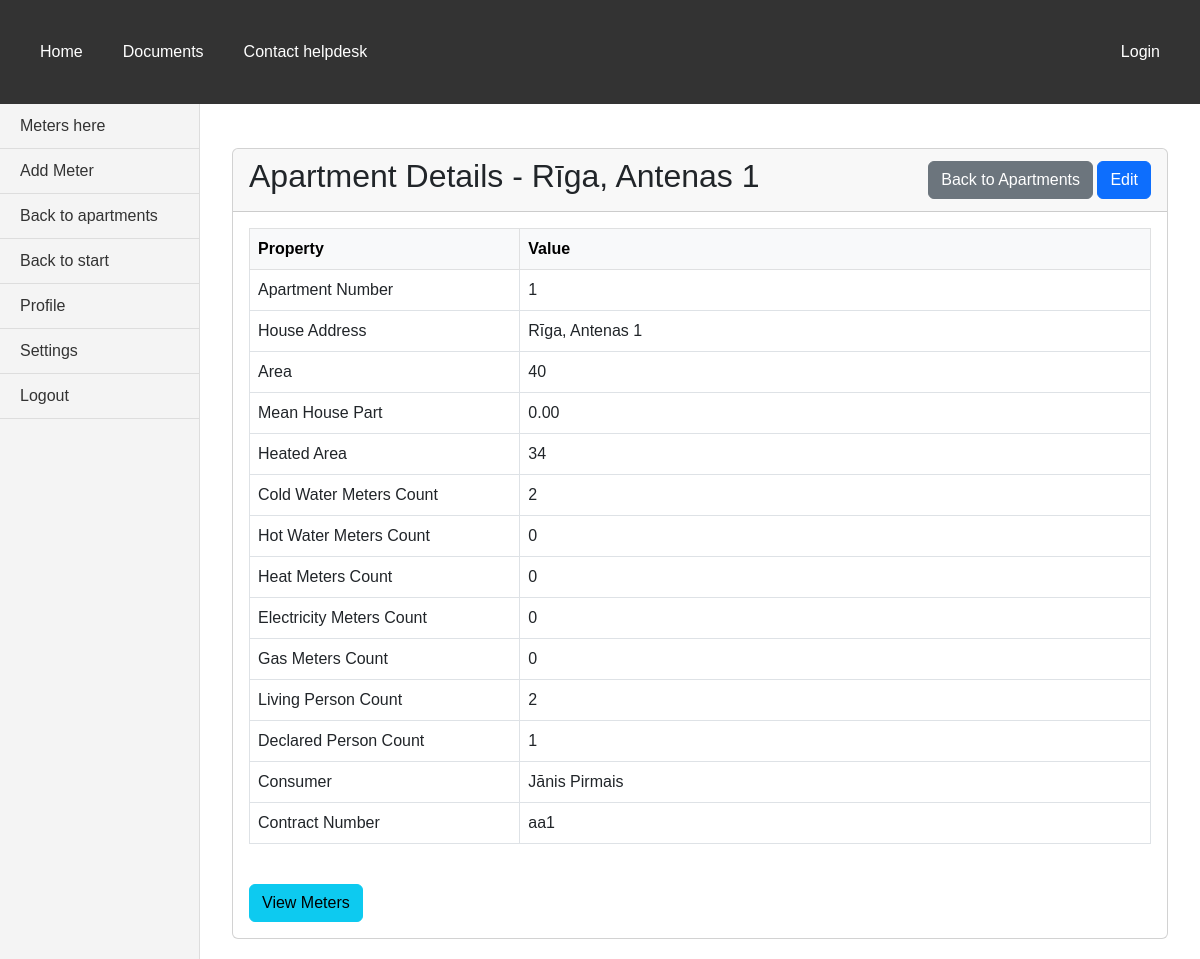
The page /bills/houses/11/apartments/23/ on the database its author committed.
### bills/models.py (models this page shows, shortened)
class House(models.Model):
    CALCULATION_CHOICES = [
        ('volume', 'Volume'),
        ('object_count', 'Object count'),
        ('part_of_house', 'Part of house'),
        ('living_person_count', 'Living person count'),
        ('declared_person_count', 'Declared person count'),
    ]
    CHOICES_WATER_DIFFERENCE_CALCULATION = [
        (None, 'Select water difference calculation method'),
        ('object_count', 'Object count'),
        ('last_month_consumption', 'Last month consumption'),
        ('last_3_months_consumption', 'Last 3 months consumption'),
        ('part_of_house', 'Part of house'),
        ('living_person_count', 'Living person count'),
        ('declared_person_count', 'Declared person count'),
        ('room_wo_person', 'Room without person'),
        ]
    address = models.CharField(max_length=50, validators=[
        MinLengthValidator(6, 'Must be at least 6 characters'),
        MaxLengthValidator(50, 'Max length is 50 characters')
    ])
    apartment_count = models.IntegerField(validators=[MinValueValidator(0, 'Can not be negative number')])
    area_of_apartments_total = models.IntegerField(validators=[MinValueValidator(0, 'Can not be negative number')])
    area_of_apartments_heated_total = models.IntegerField("Total heated area of apartments", validators=[MinValueValidator(0, 'Can not be negative number')])
    living_person_count = models.IntegerField("Count of living persons", validators=[MinValueValidator(0, 'Can not be negative number')])
    declared_person_count = models.IntegerField("Count of declared persons", validators=[MinValueValidator(0, 'Can not be negative number')])
    area_total = models.IntegerField(validators=[MinValueValidator(0, 'Can not be negative number')])
    water_calculation_type_1 = models.CharField(max_length=30, choices=CALCULATION_CHOICES, default='volume')
    water_calculation_type_2 = models.CharField(max_length=30, choices=CALCULATION_CHOICES, default='living_person_count')
    water_difference_calculation = models.CharField(max_length=30, choices=CHOICES_WATER_DIFFERENCE_CALCULATION, default='object_count')
    waste_calculation_type = models.CharField(max_length=30, choices=CALCULATION_CHOICES, default='living_person_count')
    waste_water_calculation_type = models.CharField(max_length=30, choices=CALCULATION_CHOICES, default='living_person_count')
    norm_for_person = models.DecimalField(max_digits=10, decimal_places=2, default=0)

class Apartment(models.Model):
    address = models.ForeignKey(House, on_delete=models.CASCADE)
    apartment_nr = models.IntegerField(validators=[MinValueValidator(1, 'Must be at least 1')])
    area = models.IntegerField("Area of apartment", validators=[MinValueValidator(1, 'Must be at least 1')])
    mean_house_part = models.DecimalField(max_digits=10, decimal_places=2, validators=[MinValueValidator(0, 'Must be at least 0')])
    heated_area = models.IntegerField("Heated area of apartment", validators=[MinValueValidator(0, 'Must be at least 0')])
    cold_meters_count = models.IntegerField("Count of cold water meters", validators=[MinValueValidator(0, 'Can not be negative number')])
    hot_meters_count = models.IntegerField("Count of hot water meters", validators=[MinValueValidator(0, 'Can not be negative number')])
    heat_meters_count = models.IntegerField("Count of heat meters", validators=[MinValueValidator(0, 'Can not be negative number')])
    electricity_meters_count = models.IntegerField("Count of electricity meters", validators=[MinValueValidator(0, 'Can not be negative number')])
    gas_meters_count = models.IntegerField("Count of gas meters", validators=[MinValueValidator(0, 'Can not be negative number')])
    living_person_count = models.IntegerField("Count of living persons", validators=[MinValueValidator(0, 'Can not be negative number')])
    declared_person_count = models.IntegerField("Count of declared persons", validators=[MinValueValidator(0, 'Can not be negative number')])
    consumer = models.ForeignKey(Consumer, on_delete=models.PROTECT, default='')
    contract_nr = models.CharField(null=True, max_length=50, validators=[MinLengthValidator(2, 'Must be at least 2 characters')])

class Consumer(models.Model):
    name = models.CharField(max_length=50, validators=[MinLengthValidator(5, 'Must be at least 5 characters')])
    e_mail = models.EmailField()
    billing_address = models.CharField(max_length=50, validators=[MinLengthValidator(5, 'Must be at least 5 characters')])

### bills/views.py (the view)
# urls.py: path("houses/<int:house_id>/apartments/<slug:pk>/", views.ApartmentDetailView.as_view(), name='apartment_detail'),
class ApartmentDetailView(DetailView):
    model = Apartment
    template_name = 'bills/apartment_detail.html'
    context_object_name = 'apartment'
    def get_context_data(self, **kwargs):
        context = super().get_context_data(**kwargs)
        context["house"] = self.object.address
        context["edit_url"] = reverse_lazy('apartment_update', kwargs={
            'pk': self.object.pk,
            'house_id': self.object.address.id
        })
        return context
    def dispatch(self, request, *args, **kwargs):
        apartment = self.get_object()
        house_id = self.kwargs.get('house_id')
        if not house_id or apartment.address.id != int(house_id):
            return redirect('index')
        return super().dispatch(request, *args, **kwargs)

### bills/templates/bills/apartment_detail.html (shortened to what this page needs)
{% extends 'base.html' %}
{% block sidebar %}
<aside class="vertical-menu">
    <a href="{% url 'meters_by_apartment' house.id apartment.id %}">Meters here</a>
    <a href="{% url 'add_meter_to_apartment' house.id apartment.id %}">Add Meter</a>
    <a href="{% url 'apartments_by_house' house.id %}">Back to apartments</a>
    <a href="{% url 'index' %}">Back to start</a>
    <a href="#">Profile</a>
    <a href="#">Settings</a>
    <a href="#">Logout</a>
</aside>
{% endblock %}
{% block content %}
<div class="container mt-4">
    <div class="card">
        <div class="card-header d-flex justify-content-between align-items-center">
            <h2>Apartment Details - {{ house.address }}</h2>
            <div>
                <a href="{% url 'apartments_by_house' house.id %}" class="btn btn-secondary">Back to Apartments</a>
                <a href="{{ edit_url }}" class="btn btn-primary">Edit</a>
            </div>
        </div>
        <div class="card-body">
            <div class="table-responsive">
                <table class="table table-bordered table-hover">
                    <thead class="table-light">
                        <tr>
                            <th style="width: 30%">Property</th>
                            <th style="width: 70%">Value</th>
                        </tr>
                    </thead>
                    <tbody>
                        <tr>
                            <td>Apartment Number</td>
                            <td>{{ apartment.apartment_nr }}</td>
                        </tr>
                        <tr>
                            <td>House Address</td>
                            <td>{{ apartment.address.address }}</td>
                        </tr>
                        <tr>
                            <td>Area</td>
                            <td>{{ apartment.area }}</td>
                        </tr>
                        <tr>
                            <td>Mean House Part</td>
                            <td>{{ apartment.mean_house_part }}</td>
                        </tr>
                        <tr>
                            <td>Heated Area</td>
                            <td>{{ apartment.heated_area }}</td>
                        </tr>
                        <tr>
                            <td>Cold Water Meters Count</td>
                            <td>{{ apartment.cold_meters_count }}</td>
                        </tr>
                        <tr>
                            <td>Hot Water Meters Count</td>
                            <td>{{ apartment.hot_meters_count }}</td>
                        </tr>
                        <tr>
                            <td>Heat Meters Count</td>
                            <td>{{ apartment.heat_meters_count }}</td>
                        </tr>
                        <tr>
                            <td>Electricity Meters Count</td>
                            <td>{{ apartment.electricity_meters_count }}</td>
                        </tr>
                        <tr>
                            <td>Gas Meters Count</td>
                            <td>{{ apartment.gas_meters_count }}</td>
                        </tr>
                        <tr>
                            <td>Living Person Count</td>
                            <td>{{ apartment.living_person_count }}</td>
                        </tr>
                        <tr>
                            <td>Declared Person Count</td>
                            <td>{{ apartment.declared_person_count }}</td>
                        </tr>
                        <tr>
                            <td>Consumer</td>
                            <td>{{ apartment.consumer.name|default:"No consumer assigned" }}</td>
                        </tr>
                        <tr>
                            <td>Contract Number</td>
                            <td>{{ apartment.contract_nr|default:"Not specified" }}</td>
                        </tr>
                    </tbody>
                </table>
            </div>
            <div class="mt-4">
                <a href="{% url 'meters_by_apartment' house.id apartment.id %}" class="btn btn-info">View Meters</a>
            </div>
        </div>
    </div>
</div>
{% endblock %}

### static/css/styles.css (style rules this page uses)
body { margin: 0; font-family: Arial, sans-serif; display: flex; flex-direction: column; }
.vertical-menu { width: 200px; background-color: #f4f4f4; padding: 0; margin: 0; border-right: 1px solid #ddd; display: flex; flex-direction: column; min-height: calc(100vh - 50px); }
.vertical-menu a { padding: 10px 20px; text-decoration: none; color: #333; border-bottom: 1px solid #ddd; }

### rows shown on the page
House: address "Rīga, Antenas 1"
Apartment: apartment_nr "1", address.address "Rīga, Antenas 1", area "40", mean_house_part "0.00", heated_area "34", cold_meters_count "2", hot_meters_count "0", heat_meters_count "0", electricity_meters_count "0", gas_meters_count "0", living_person_count "2", declared_person_count "1", consumer.name "Jānis Pirmais", contract_nr "aa1"
